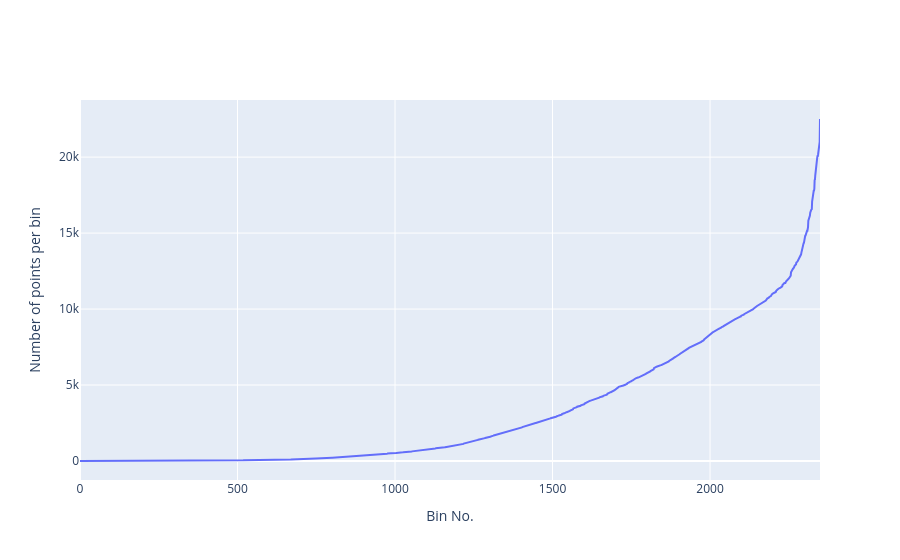

The notebook cell saved with this chart:
### Code cell
_ = profileNo_vs_xy_bins(df_sampled, n_x_bins=100, n_y_bins=100, show_threshold=False, threshold_quantile=0.95, projection='npstere')

### Figure 1 — Plotly figure (JSON) as saved in the notebook; plotly's stock layout.template omitted (floating-point values rounded to 4 significant figures; data arrays with more than 128 entries replaced by an {"elided": "..."} marker saying what was removed)
{"data": [{"type": "scatter", "x": {"elided": "2350 int values"}, "y": {"elided": "2350 int values"}}], "layout": {"xaxis": {"title": {"text": "Bin No."}}, "yaxis": {"title": {"text": "Number of points per bin"}}}}
